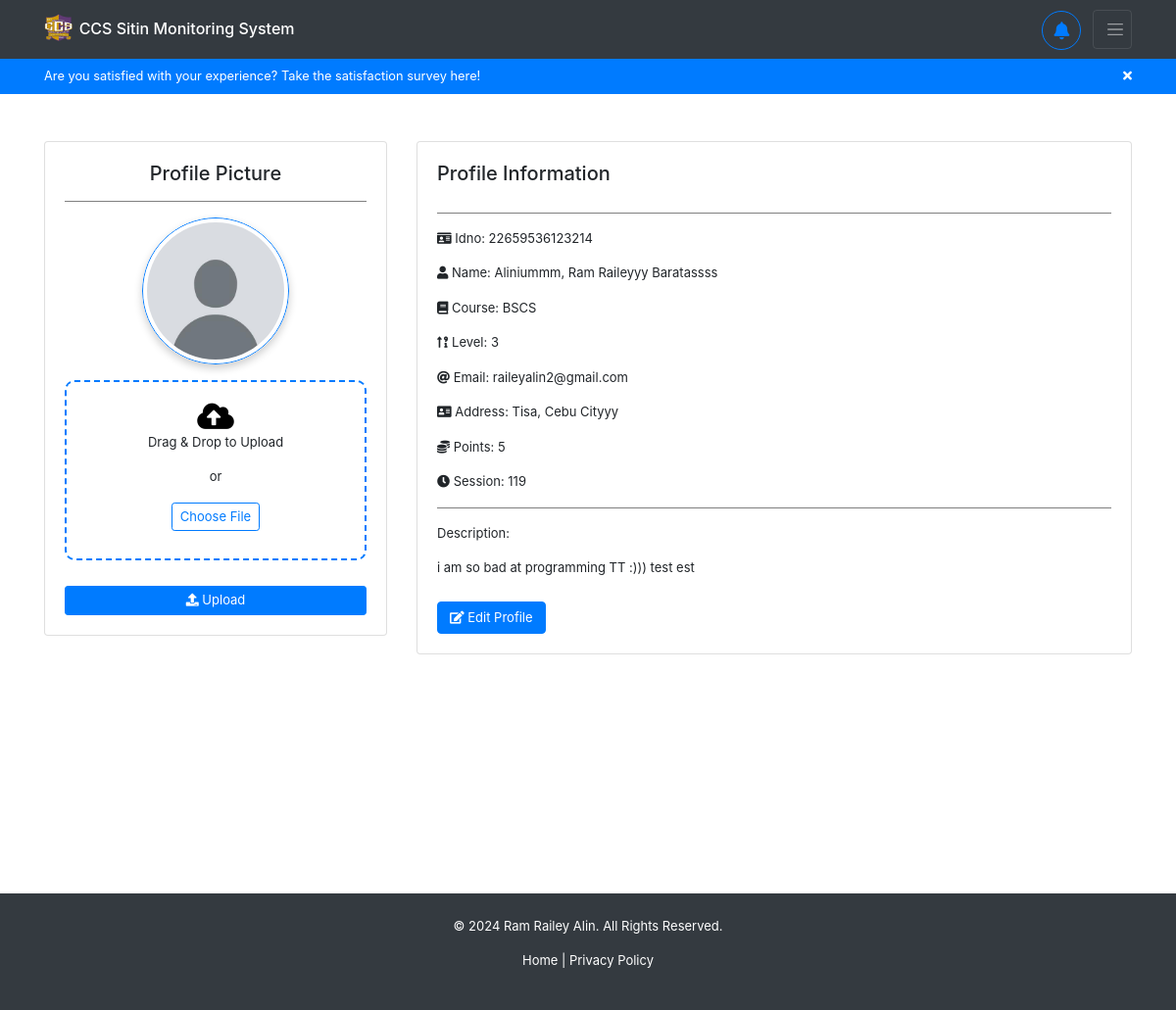
Page /profile/ (signed in) on the earlier database version.
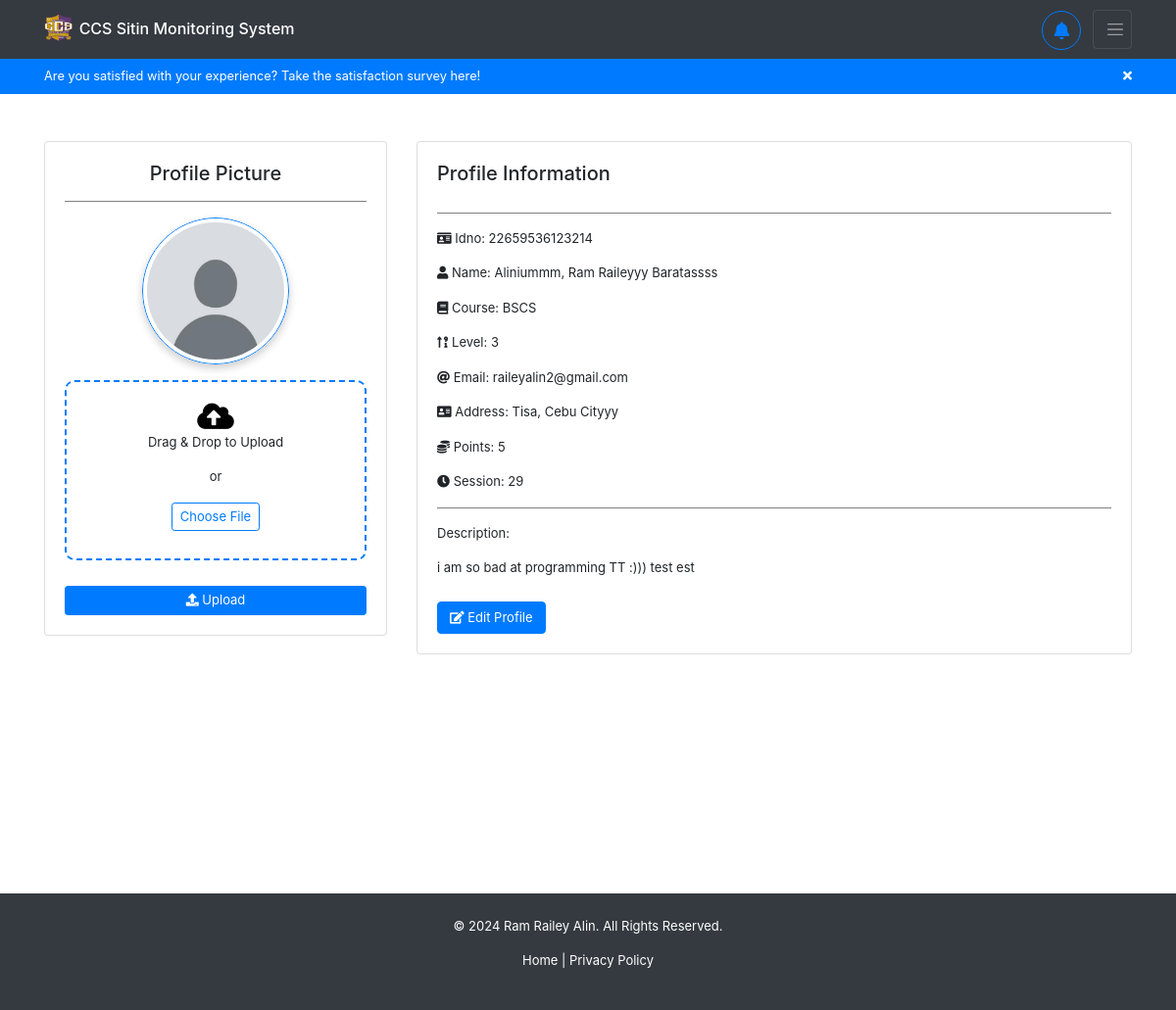
Same page on the later database version.
### backend/models.py (models this page shows, shortened)
class Registration(models.Model):
    idno = models.IntegerField(primary_key=True)
    lastname = models.CharField(max_length=80, null=True, blank=True)
    firstname = models.CharField(max_length=80, null=True, blank=True)
    middlename = models.CharField(max_length=80, null=True, blank=True)
    course = models.CharField(max_length=80, choices=COURSE_CHOICES, null=True, blank=True)
    level = models.IntegerField(null=True, choices=LEVEL_CHOICES, blank=True)
    email = models.EmailField(max_length=80, null=True, blank=True)
    address = models.CharField(max_length=255, null=True, blank=True)
    sessions = models.IntegerField(default=30, null=True, blank=True)
    points = models.IntegerField(default=0, null=True, blank=True)
    sitins_count = models.IntegerField(default=0, null=True, blank=True)
    profilepicture_og = models.ImageField(upload_to="profiles/", default="profiles/default.jpg", blank=True, null=True)
    profilepicture_lg = models.ImageField(upload_to="profiles/", default="profiles/default_lg.jpg", blank=True, null=True)
    profilepicture_md = models.ImageField(upload_to="profiles/", default="profiles/default_md.jpg", blank=True, null=True)
    profilepicture_sm = models.ImageField(upload_to="profiles/", default="profiles/default_sm.jpg", blank=True, null=True)
    study_load = models.ImageField(upload_to="schedules/", blank=True, null=True)
    profiledescription = models.TextField(blank=True, null=True)
    username = models.OneToOneField(User, on_delete=models.CASCADE)

### backend/views.py (the view, shortened to what this page needs)
# urls.py: path('profile/', views.profile, name='user-profile'),
@login_required
def profile(request):
    if request.user.is_authenticated:
        context = {
            'course_choices': COURSE_CHOICES,
            'level_choices': LEVEL_CHOICES
        }
        reg = Registration.objects.get(username=request.user)
        context['registration'] = reg
        return render(request, 'backend/pages/profile.html', context)
    return redirect('/')

### backend/templates/backend/pages/profile.html (shortened to what the changed rows need)
{% extends 'backend/base.html' %}
{% load static %}
{% block content %}
<div id="profile-container" class="container mt-5">
    <div class="row">
        <div class="col-lg-4 col-md-12 mb-4">
            <div class="card text-center">
                <div class="card-body">
                    <div class="profile-image-container">
                        <img id="profile-preview" src="{% if registration.profilepicture_md.url %}{{ registration.profilepicture_md.url }}{% else %}{% static 'backend/images/default-avatar.jpg' %}{% endif %}"
                             alt="Profile Picture" class="profile-img img-fluid rounded-circle shadow-lg border border-primary p-1">
                    </div>
                </div>
            </div>
        </div>
        <div class="col-lg-8 col-md-12 mb-4">
            <div class="card">
                <div class="card-body">
                    <div id="profile-view">
                        <div class="d-flex justify-content-between">
                            <h5 class="card-title">Profile Information</h5>
                        </div>
                        <hr>
                        <p id="profile-id"><i class="fas fa-id-card"></i> <span>Idno:</span> {% if registration.idno %}{{ registration.idno }}{% else %}N/A{% endif %}</p>
                        <p id="profile-name">
                            <i class="fas fa-user"></i> Name:
                            {% if registration.lastname or registration.firstname or registration.middlename %}
                                {{ registration.lastname|default:'' }}{% if registration.lastname and registration.firstname %}, {% endif %}
                                {{ registration.firstname|default:'' }}
                                {{ registration.middlename|default:'' }}
                            {% else %}
                                N/A
                            {% endif %}
                        </p>
                        <p id="profile-course"><i class="fas fa-book"></i> <span>Course:</span> {% if registration.course %}{{ registration.course }}{% else %}N/A{% endif %}</p>
                        <p id="profile-level"><i class="fas fa-sort-numeric-up-alt"></i> <span>Level:</span> {% if registration.level %}{{ registration.level }}{% else %}N/A{% endif %}</p>
                        <p id="profile-email"><i class="fas fa-at"></i> <span>Email:</span> {% if registration.email %}{{ registration.email }}{% else %}N/A{% endif %}</p>
                        <p id="profile-address"><i class="fas fa-address-card"></i> <span>Address:</span> {% if registration.address %}{{ registration.address }}{% else %}N/A{% endif %}</p>
                        <p id="profile-points"><i class="fas fa-coins"></i> <span>Points: {% if registration.points %}{{ registration.points }}{% else %}0{% endif %}</span></p>
                        <p id="profile-session"><i class="fas fa-clock"></i> <span>Session:</span> {% if registration.sessions %}{{ registration.sessions }}{% else %}N/A{% endif %}</p>
                        <hr>
                        <p>Description:</p>
                        <p id="profile-description">{% if registration.profiledescription %}{{ registration.profiledescription }}{% else %}N/A{% endif %}</p>
                        <div class="mt-4 text-end">
                            <button class="btn btn-primary" onclick="toggleEdit(true)"><i class="fas fa-edit"></i> Edit
                                Profile</button>
                        </div>
                    </div>
                </div>
            </div>
        </div>
    </div>
</div>
{% endblock %}

Differences in the rows shown:
changed Registration "Aliniummm": sessions "119" → "29"
